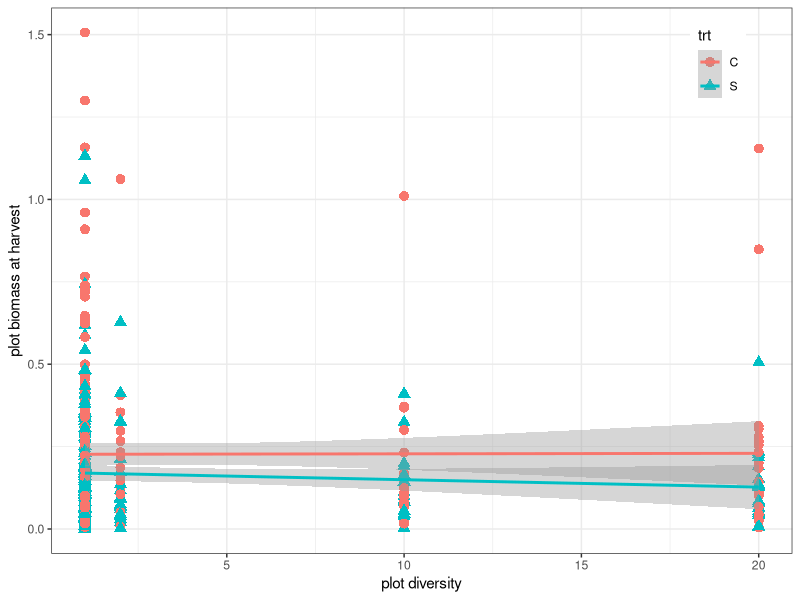
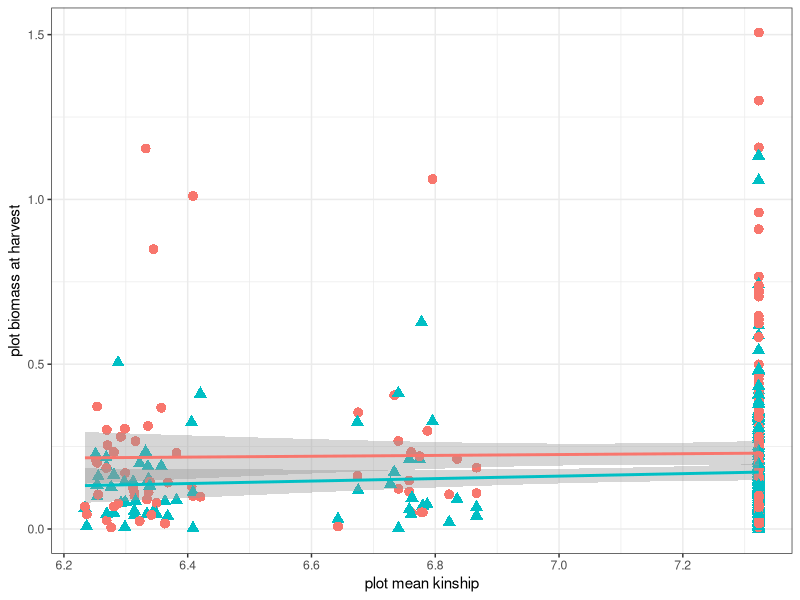
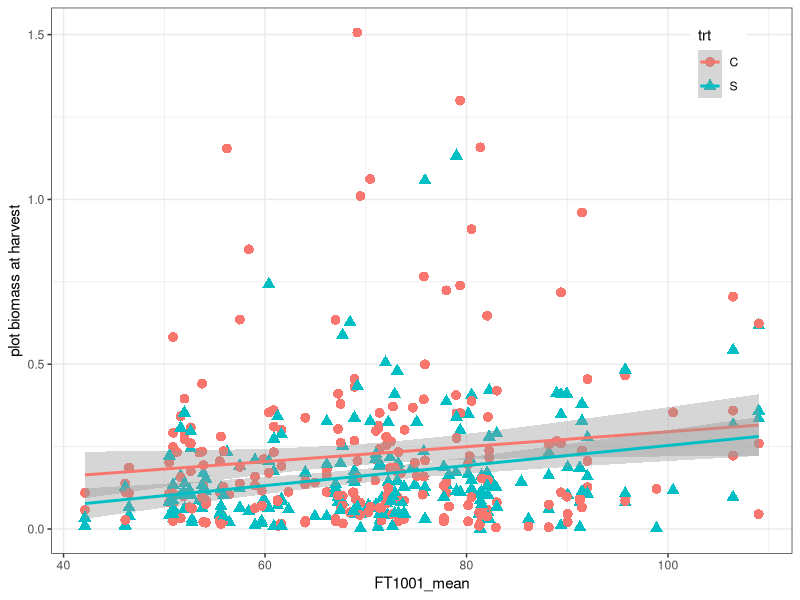
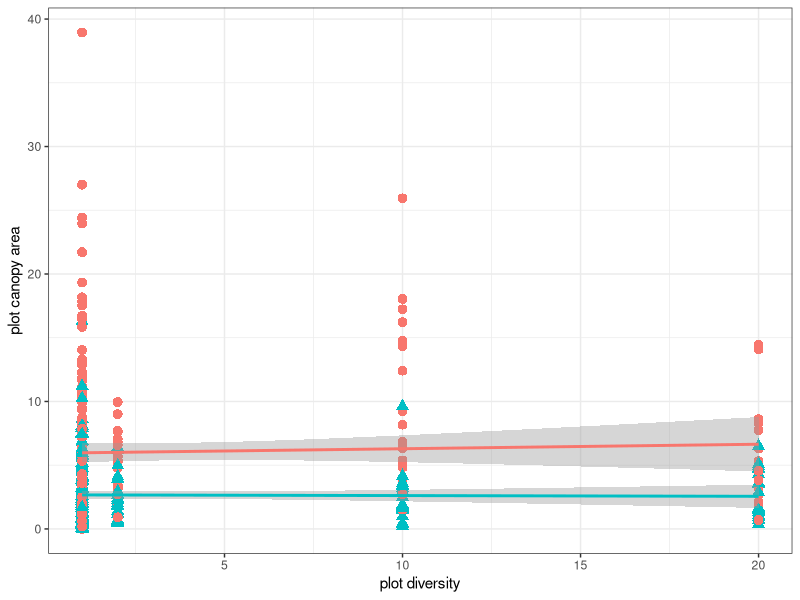
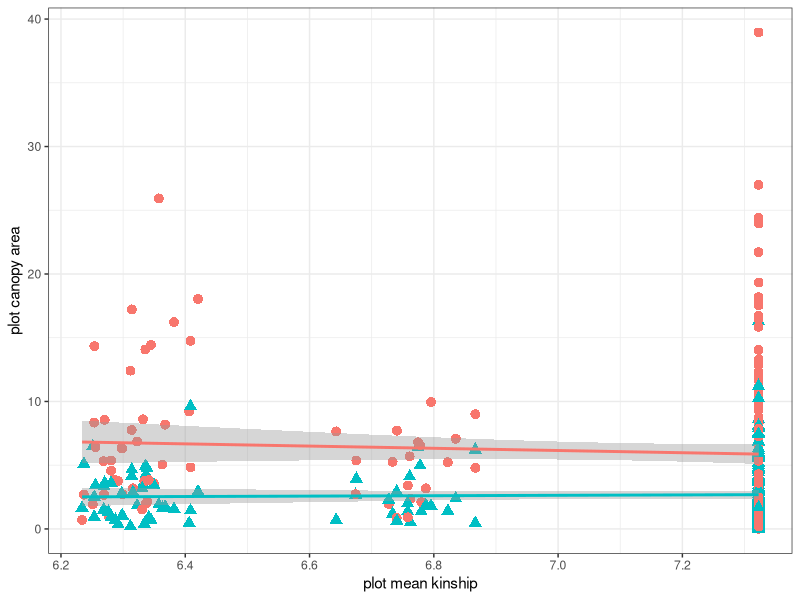
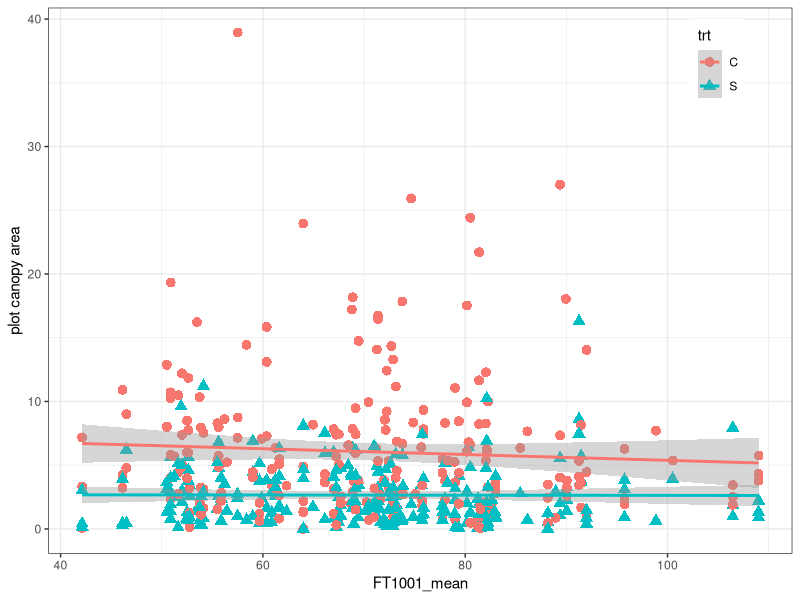
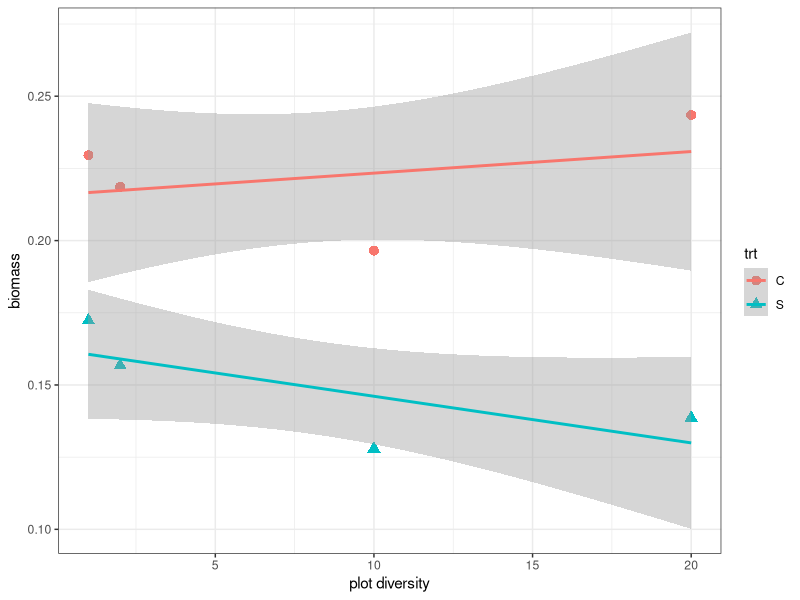
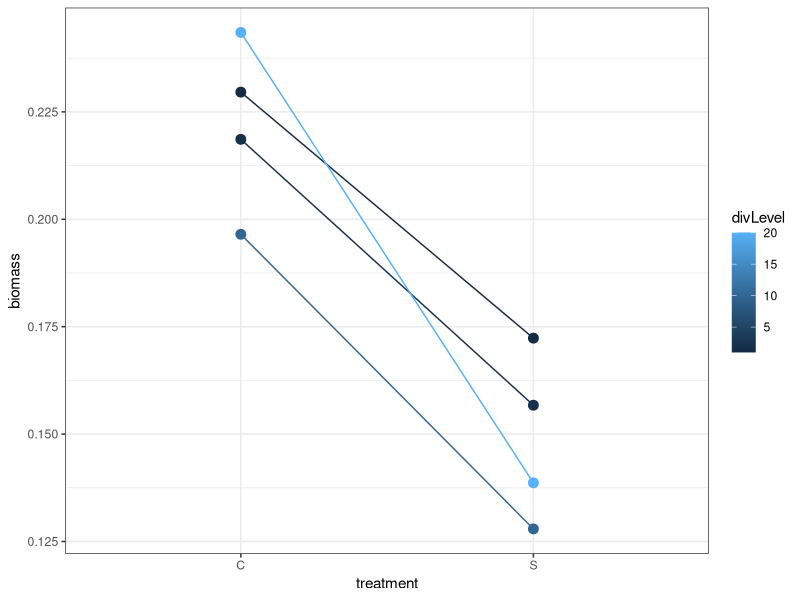

These charts were generated, in order, by the following R code: (Note: this script raises an error after producing the figures.)
#AtCG biomass and canopy figures
#10/24/2018

library(ggplot2)
library(plyr)

#data
fieldData <- read.csv("FieldDataWithDiversityInfo.csv")
# lineData <- read.csv("chosenLines.csv")

#dataset for graphing
biomass<-fieldData[!is.na(fieldData$FH_Wt),]
canopy <- fieldData[!is.na(fieldData$CanopyArea),]

####scatterplots####
#biomass

pbiomass_div <- ggplot(biomass,aes(divLevel,FH_Wt, color=trt))+geom_point(aes(shape=trt, color=trt), size=3) + #facet_grid(. ~ Trt)
  geom_smooth(method=glm, se=TRUE)+ #ylim(0,1)+
  #   coord_cartesian(ylim = c(0, 1.02)) +
  xlab("plot diversity")+ylab("plot biomass at harvest")+ 
  #   annotate(geom="text", x=-4, y=3.5, label="(a)",fontface="bold", size=5)+
  theme_bw() +
  theme(legend.position=c(.9,.9))
  # ggtitle("(f)")+theme(plot.title = element_text(lineheight=2, face="bold",hjust = 0))
pbiomass_div

pbiomass_kin <- ggplot(biomass,aes(meanKin,FH_Wt, color=trt))+geom_point(aes(shape=trt, color=trt), size=3) + #facet_grid(. ~ Trt)
  geom_smooth(method=glm, se=TRUE)+ #ylim(0,1)+
  #   coord_cartesian(ylim = c(0, 1.02)) +
  xlab("plot mean kinship")+ylab("plot biomass at harvest")+ 
  #   annotate(geom="text", x=-4, y=3.5, label="(a)",fontface="bold", size=5)+
  theme_bw() +
  theme(legend.position="none")
# ggtitle("(f)")+theme(plot.title = element_text(lineheight=2, face="bold",hjust = 0))
pbiomass_kin

pbiomass_ft <- ggplot(biomass,aes(FT1001_mean,FH_Wt, color=trt))+geom_point(aes(shape=trt, color=trt), size=3) + #facet_grid(. ~ Trt)
  geom_smooth(method=glm, se=TRUE)+ #ylim(0,1)+
  #   coord_cartesian(ylim = c(0, 1.02)) +
  xlab("FT1001_mean")+ylab("plot biomass at harvest")+ 
  #   annotate(geom="text", x=-4, y=3.5, label="(a)",fontface="bold", size=5)+
  theme_bw() +
  theme(legend.position=c(.9,.9))
pbiomass_ft


#canopy
pcanopy_div <- ggplot(canopy,aes(divLevel,CanopyArea, color=trt))+geom_point(aes(shape=trt, color=trt), size=3) + #facet_grid(. ~ Trt)
  geom_smooth(method=glm, se=TRUE)+ #ylim(0,1)+
  #   coord_cartesian(ylim = c(0, 1.02)) +
  xlab("plot diversity")+ylab("plot canopy area")+ 
  #   annotate(geom="text", x=-4, y=3.5, label="(a)",fontface="bold", size=5)+
  theme_bw() +
  theme(legend.position="none")
# ggtitle("(f)")+theme(plot.title = element_text(lineheight=2, face="bold",hjust = 0))
pcanopy_div

pcanopy_kin <- ggplot(canopy,aes(meanKin,CanopyArea, color=trt))+geom_point(aes(shape=trt, color=trt), size=3) + #facet_grid(. ~ Trt)
  geom_smooth(method=glm, se=TRUE)+ #ylim(0,1)+
  #   coord_cartesian(ylim = c(0, 1.02)) +
  xlab("plot mean kinship")+ylab("plot canopy area")+ 
  #   annotate(geom="text", x=-4, y=3.5, label="(a)",fontface="bold", size=5)+
  theme_bw() +
theme(legend.position="none")
# ggtitle("(f)")+theme(plot.title = element_text(lineheight=2, face="bold",hjust = 0))
pcanopy_kin

pcanopy_ft <- ggplot(canopy,aes(FT1001_mean,CanopyArea, color=trt))+geom_point(aes(shape=trt, color=trt), size=3) + #facet_grid(. ~ Trt)
  geom_smooth(method=glm, se=TRUE)+ #ylim(0,1)+
  #   coord_cartesian(ylim = c(0, 1.02)) +
  xlab("FT1001_mean")+ylab("plot canopy area")+ 
  #   annotate(geom="text", x=-4, y=3.5, label="(a)",fontface="bold", size=5)+
  theme_bw() +
  theme(legend.position=c(.9,.9))
pcanopy_ft

#avg by div level
#for plots of div level means
biomass_mean <- ddply(biomass, .(divLevel, trt), summarize, 
               divBiomass=mean(FH_Wt,na.rm = TRUE))

pbiomass.2 <- ggplot(biomass_mean,aes(divLevel,divBiomass,color=trt))+geom_point(aes(shape=trt, color=trt), size=3) + #facet_grid(. ~ Trt)
  geom_smooth(method=glm, se=TRUE)+ #ylim(0,1)+
  #   coord_cartesian(ylim = c(0, 1.02)) +
  xlab("plot diversity")+ylab("biomass")+ 
  #   annotate(geom="text", x=-4, y=3.5, label="(a)",fontface="bold", size=5)+
  theme_bw() 
  # theme(legend.position="none")
  # ggtitle("(f)")+theme(plot.title = element_text(lineheight=2, face="bold",hjust = 0))
pbiomass.2

pbiomass.3 <- ggplot(biomass_mean,aes(trt,divBiomass,color=divLevel, group=divLevel))+
  # geom_errorbar(aes(ymin=lCL, ymax=uCL),color="black", width=.1, position=position_dodge(0.1))+
  geom_line()+geom_point(size=3) + #facet_grid(. ~ Trt)
  # geom_smooth(method=glm, se=TRUE)+ #ylim(0,1)+
  #   coord_cartesian(ylim = c(0, 1.02)) +
  xlab("treatment")+ylab("biomass")+ 
  #   annotate(geom="text", x=-4, y=3.5, label="(a)",fontface="bold", size=5)+
  theme_bw() 
# theme(legend.position="none")
# ggtitle("(f)")+theme(plot.title = element_text(lineheight=2, face="bold",hjust = 0))
pbiomass.3

#predicted and kin
pbiomass_kin_pred <- ggplot(biomass,aes(meanKin,FH_Wt, color=trt))+geom_point(aes(shape=plotType, color=trt), size=3) + #facet_grid(. ~ Trt)
  geom_smooth(method=glm, se=TRUE)+ #ylim(0,1)+
  #   coord_cartesian(ylim = c(0, 1.02)) +
  xlab("plot mean kinship")+ylab("plot biomass at harvest")+ 
  #   annotate(geom="text", x=-4, y=3.5, label="(a)",fontface="bold", size=5)+
  theme_bw() 
  # theme(legend.position="none")
# ggtitle("(f)")+theme(plot.title = element_text(lineheight=2, face="bold",hjust = 0))
pbiomass_kin_pred

# ####make multi figs####

# pdf("AtCG_biomass.pdf", useDingbats=FALSE,width=6.65, height=9, pointsize = 12)
png("AtCG_biomass.png",width=665, height = 400, pointsize = 12)
# svg("KTurnerFig3.svg", width=6.65, height=9, pointsize = 12)
multiplot(pbiomass_div, pbiomass_kin,pbiomass_ft, cols=3) 
dev.off()

# pdf("AtCG_canopy.pdf", useDingbats=FALSE,width=6.65, height=9, pointsize = 12)
png("AtCG_canopy.png",width=665, height = 400, pointsize = 12)
# svg("KTurnerFig3.svg", width=6.65, height=9, pointsize = 12)
multiplot(pcanopy_div, pcanopy_kin,pcanopy_ft, cols=3) 
dev.off()

# pdf("AtCG_biomass_mean.pdf", useDingbats=FALSE,width=6.65, height=9, pointsize = 12)
png("AtCG_biomass_mean.png",width=665, height = 300, pointsize = 12)
# svg("KTurnerFig3.svg", width=6.65, height=9, pointsize = 12)
multiplot(pbiomass.2, pbiomass.3, pbiomass_kin_pred, cols=3) 
dev.off()


####multiplot func####
multiplot <- function(..., plotlist=NULL, file, cols=1, layout=NULL) {
  require(grid)
  
  # Make a list from the ... arguments and plotlist
  plots <- c(list(...), plotlist)
  
  numPlots = length(plots)
  
  # If layout is NULL, then use 'cols' to determine layout
  if (is.null(layout)) {
    # Make the panel
    # ncol: Number of columns of plots
    # nrow: Number of rows needed, calculated from # of cols
    layout <- matrix(seq(1, cols * ceiling(numPlots/cols)),
                     ncol = cols, nrow = ceiling(numPlots/cols))
  }
  
  if (numPlots==1) {
    print(plots[[1]])
    
  } else {
    # Set up the page
    grid.newpage()
    pushViewport(viewport(layout = grid.layout(nrow(layout), ncol(layout))))
    
    # Make each plot, in the correct location
    for (i in 1:numPlots) {
      # Get the i,j matrix positions of the regions that contain this subplot
      matchidx <- as.data.frame(which(layout == i, arr.ind = TRUE))
      
      print(plots[[i]], vp = viewport(layout.pos.row = matchidx$row,
                                      layout.pos.col = matchidx$col))
    }
  }
}
